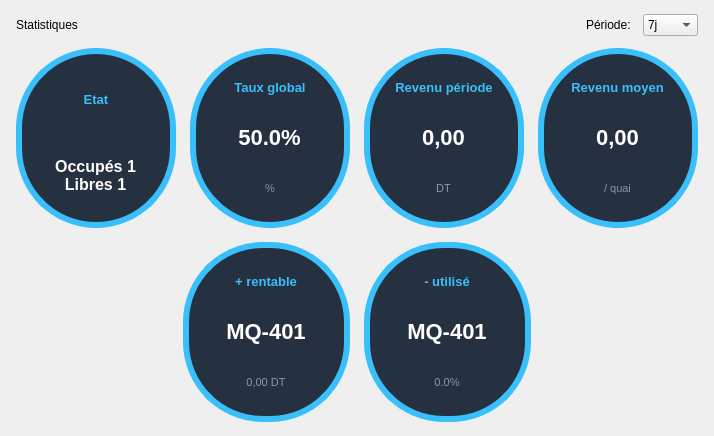
         <widget class="QFrame" name="statsCard">
          <property name="frameShape"><enum>QFrame::NoFrame</enum></property>
          <layout class="QVBoxLayout" name="statsOuter">
           <property name="spacing"><number>12</number></property>
           <property name="leftMargin"><number>16</number></property>
           <property name="topMargin"><number>14</number></property>
           <property name="rightMargin"><number>16</number></property>
           <property name="bottomMargin"><number>14</number></property>

           <item>
            <layout class="QHBoxLayout" name="statsHeader">
             <item>
              <widget class="QLabel" name="statsTitle">
               <property name="text"><string>Statistiques</string></property>
              </widget>
             </item>
             <item>
              <spacer name="statsHeaderSpacer">
               <property name="orientation"><enum>Qt::Horizontal</enum></property>
               <property name="sizeHint" stdset="0"><size><width>0</width><height>0</height></size></property>
              </spacer>
             </item>
             <item>
              <widget class="QLabel" name="periodLabel">
               <property name="text"><string>Période:</string></property>
              </widget>
             </item>
             <item>
              <widget class="QComboBox" name="revenuePeriod">
               <property name="maximumSize"><size><width>140</width><height>16777215</height></size></property>
               <property name="currentIndex"><number>1</number></property>
               <item><property name="text"><string>24h</string></property></item>
               <item><property name="text"><string>7j</string></property></item>
               <item><property name="text"><string>30j</string></property></item>
               <item><property name="text"><string>Tout</string></property></item>
              </widget>
             </item>
            </layout>
           </item>

           <item>
            <layout class="QGridLayout" name="circlesGrid">
             <property name="horizontalSpacing"><number>14</number></property>
             <property name="verticalSpacing"><number>14</number></property>
             <item row="0" column="0">
              <widget class="QFrame" name="phStatEtat">
               <property name="minimumSize"><size><width>160</width><height>180</height></size></property>
               <property name="styleSheet"><string>QFrame#phStatEtat{background:#253040;border-radius:80px;border:6px solid #39c0fa;}QLabel{color:white;}</string></property>
               <property name="frameShape"><enum>QFrame::NoFrame</enum></property>
               <layout class="QVBoxLayout" name="phStatEtatLayout">
                <property name="spacing"><number>2</number></property>
                <item alignment="Qt::AlignCenter">
                 <widget class="QLabel" name="phStatEtatTitle">
                  <property name="text"><string>Etat</string></property>
                  <property name="styleSheet"><string>color:#39c0fa;font-size:13px;font-weight:bold;</string></property>
                  <property name="alignment"><set>Qt::AlignCenter</set></property>
                 </widget>
                </item>
                <item alignment="Qt::AlignCenter">
                 <widget class="QLabel" name="phStatEtatVal">
                  <property name="text"><string>Occupés 1
Libres 1</string></property>
                  <property name="styleSheet"><string>color:white;font-size:16px;font-weight:bold;</string></property>
                  <property name="alignment"><set>Qt::AlignCenter</set></property>
                 </widget>
                </item>
               </layout>
              </widget>
             </item>
             <item row="0" column="1">
              <widget class="QFrame" name="phStatTauxGlobal">
               <property name="minimumSize"><size><width>160</width><height>180</height></size></property>
               <property name="styleSheet"><string>QFrame#phStatTauxGlobal{background:#253040;border-radius:80px;border:6px solid #39c0fa;}QLabel{color:white;}</string></property>
               <property name="frameShape"><enum>QFrame::NoFrame</enum></property>
               <layout class="QVBoxLayout" name="phStatTauxLayout">
                <property name="spacing"><number>2</number></property>
                <item alignment="Qt::AlignCenter">
                 <widget class="QLabel" name="phStatTauxTitle">
                  <property name="text"><string>Taux global</string></property>
                  <property name="styleSheet"><string>color:#39c0fa;font-size:13px;font-weight:bold;</string></property>
                  <property name="alignment"><set>Qt::AlignCenter</set></property>
                 </widget>
                </item>
                <item alignment="Qt::AlignCenter">
                 <widget class="QLabel" name="phStatTauxVal">
                  <property name="text"><string>50.0%</string></property>
                  <property name="styleSheet"><string>color:white;font-size:22px;font-weight:bold;</string></property>
                  <property name="alignment"><set>Qt::AlignCenter</set></property>
                 </widget>
                </item>
                <item alignment="Qt::AlignCenter">
                 <widget class="QLabel" name="phStatTauxSub">
                  <property name="text"><string>%</string></property>
                  <property name="styleSheet"><string>color:#8899aa;font-size:11px;</string></property>
                  <property name="alignment"><set>Qt::AlignCenter</set></property>
                 </widget>
                </item>
               </layout>
              </widget>
             </item>
             <item row="0" column="2">
              <widget class="QFrame" name="phStatRevenuPeriode">
               <property name="minimumSize"><size><width>160</width><height>180</height></size></property>
               <property name="styleSheet"><string>QFrame#phStatRevenuPeriode{background:#253040;border-radius:80px;border:6px solid #39c0fa;}QLabel{color:white;}</string></property>
               <property name="frameShape"><enum>QFrame::NoFrame</enum></property>
               <layout class="QVBoxLayout" name="phStatRevPLayout">
                <property name="spacing"><number>2</number></property>
                <item alignment="Qt::AlignCenter">
                 <widget class="QLabel" name="phStatRevPTitle">
                  <property name="text"><string>Revenu période</string></property>
                  <property name="styleSheet"><string>color:#39c0fa;font-size:13px;font-weight:bold;</string></property>
                  <property name="alignment"><set>Qt::AlignCenter</set></property>
                 </widget>
                </item>
                <item alignment="Qt::AlignCenter">
                 <widget class="QLabel" name="phStatRevPVal">
                  <property name="text"><string>0,00</string></property>
                  <property name="styleSheet"><string>color:white;font-size:22px;font-weight:bold;</string></property>
                  <property name="alignment"><set>Qt::AlignCenter</set></property>
                 </widget>
                </item>
                <item alignment="Qt::AlignCenter">
                 <widget class="QLabel" name="phStatRevPSub">
                  <property name="text"><string>DT</string></property>
                  <property name="styleSheet"><string>color:#8899aa;font-size:11px;</string></property>
                  <property name="alignment"><set>Qt::AlignCenter</set></property>
                 </widget>
                </item>
               </layout>
              </widget>
             </item>
             <item row="0" column="3">
              <widget class="QFrame" name="phStatRevenuMoyen">
               <property name="minimumSize"><size><width>160</width><height>180</height></size></property>
               <property name="styleSheet"><string>QFrame#phStatRevenuMoyen{background:#253040;border-radius:80px;border:6px solid #39c0fa;}QLabel{color:white;}</string></property>
               <property name="frameShape"><enum>QFrame::NoFrame</enum></property>
               <layout class="QVBoxLayout" name="phStatRevMLayout">
                <property name="spacing"><number>2</number></property>
                <item alignment="Qt::AlignCenter">
                 <widget class="QLabel" name="phStatRevMTitle">
                  <property name="text"><string>Revenu moyen</string></property>
                  <property name="styleSheet"><string>color:#39c0fa;font-size:13px;font-weight:bold;</string></property>
                  <property name="alignment"><set>Qt::AlignCenter</set></property>
                 </widget>
                </item>
                <item alignment="Qt::AlignCenter">
                 <widget class="QLabel" name="phStatRevMVal">
                  <property name="text"><string>0,00</string></property>
                  <property name="styleSheet"><string>color:white;font-size:22px;font-weight:bold;</string></property>
                  <property name="alignment"><set>Qt::AlignCenter</set></property>
                 </widget>
                </item>
                <item alignment="Qt::AlignCenter">
                 <widget class="QLabel" name="phStatRevMSub">
                  <property name="text"><string>/ quai</string></property>
                  <property name="styleSheet"><string>color:#8899aa;font-size:11px;</string></property>
                  <property name="alignment"><set>Qt::AlignCenter</set></property>
                 </widget>
                </item>
               </layout>
              </widget>
             </item>
             <item row="1" column="0" colspan="4">
              <layout class="QHBoxLayout" name="bottomStatsRow" stretch="1,1,1,1">
               <property name="spacing"><number>14</number></property>
               <item>
                <spacer name="bottomStatsSpacer1">
                 <property name="orientation"><enum>Qt::Horizontal</enum></property>
                 <property name="sizeHint" stdset="0"><size><width>0</width><height>0</height></size></property>
                </spacer>
               </item>
               <item>
                <widget class="QFrame" name="phStatPlusRentable">
                 <property name="minimumSize"><size><width>160</width><height>180</height></size></property>
                 <property name="styleSheet"><string>QFrame#phStatPlusRentable{background:#253040;border-radius:80px;border:6px solid #39c0fa;}QLabel{color:white;}</string></property>
                 <property name="frameShape"><enum>QFrame::NoFrame</enum></property>
                 <layout class="QVBoxLayout" name="phStatPRLayout">
                  <property name="spacing"><number>2</number></property>
                  <item alignment="Qt::AlignCenter">
                   <widget class="QLabel" name="phStatPRTitle">
                    <property name="text"><string>+ rentable</string></property>
                    <property name="styleSheet"><string>color:#39c0fa;font-size:13px;font-weight:bold;</string></property>
                    <property name="alignment"><set>Qt::AlignCenter</set></property>
                   </widget>
                  </item>
                  <item alignment="Qt::AlignCenter">
                   <widget class="QLabel" name="phStatPRVal">
                    <property name="text"><string>MQ-401</string></property>
                    <property name="styleSheet"><string>color:white;font-size:22px;font-weight:bold;</string></property>
                    <property name="alignment"><set>Qt::AlignCenter</set></property>
                   </widget>
                  </item>
                  <item alignment="Qt::AlignCenter">
                   <widget class="QLabel" name="phStatPRSub">
                    <property name="text"><string>0,00 DT</string></property>
                    <property name="styleSheet"><string>color:#8899aa;font-size:11px;</string></property>
                    <property name="alignment"><set>Qt::AlignCenter</set></property>
                   </widget>
                  </item>
                 </layout>
                </widget>
               </item>
               <item>
                <widget class="QFrame" name="phStatMoinsUtilise">
                 <property name="minimumSize"><size><width>160</width><height>180</height></size></property>
                 <property name="styleSheet"><string>QFrame#phStatMoinsUtilise{background:#253040;border-radius:80px;border:6px solid #39c0fa;}QLabel{color:white;}</string></property>
                 <property name="frameShape"><enum>QFrame::NoFrame</enum></property>
                 <layout class="QVBoxLayout" name="phStatMULayout">
                  <property name="spacing"><number>2</number></property>
                  <item alignment="Qt::AlignCenter">
                   <widget class="QLabel" name="phStatMUTitle">
                    <property name="text"><string>- utilisé</string></property>
                    <property name="styleSheet"><string>color:#39c0fa;font-size:13px;font-weight:bold;</string></property>
                    <property name="alignment"><set>Qt::AlignCenter</set></property>
                   </widget>
                  </item>
                  <item alignment="Qt::AlignCenter">
                   <widget class="QLabel" name="phStatMUVal">
                    <property name="text"><string>MQ-401</string></property>
                    <property name="styleSheet"><string>color:white;font-size:22px;font-weight:bold;</string></property>
                    <property name="alignment"><set>Qt::AlignCenter</set></property>
                   </widget>
                  </item>
                  <item alignment="Qt::AlignCenter">
                   <widget class="QLabel" name="phStatMUSub">
                    <property name="text"><string>0.0%</string></property>
                    <property name="styleSheet"><string>color:#8899aa;font-size:11px;</string></property>
                    <property name="alignment"><set>Qt::AlignCenter</set></property>
                   </widget>
                  </item>
                 </layout>
                </widget>
               </item>
               <item>
                <spacer name="bottomStatsSpacer2">
                 <property name="orientation"><enum>Qt::Horizontal</enum></property>
                 <property name="sizeHint" stdset="0"><size><width>0</width><height>0</height></size></property>
                </spacer>
               </item>
              </layout>
             </item>
            </layout>
           </item>
          </layout>
         </widget>
